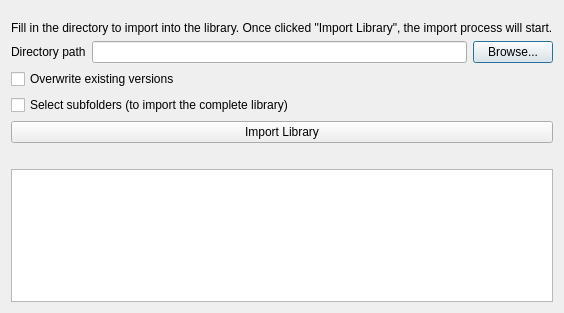
<?xml version="1.0" encoding="UTF-8"?>
<ui version="4.0">
 <class>Dialog</class>
 <widget class="QDialog" name="Dialog">
  <property name="geometry">
   <rect>
    <x>0</x>
    <y>0</y>
    <width>418</width>
    <height>313</height>
   </rect>
  </property>
  <property name="windowTitle">
   <string>The Current Sgtk Environment</string>
  </property>
  <layout class="QVBoxLayout" name="verticalLayout_2">
   <item>
    <spacer name="horizontalSpacer_2">
     <property name="orientation">
      <enum>Qt::Horizontal</enum>
     </property>
     <property name="sizeHint" stdset="0">
      <size>
       <width>40</width>
       <height>10</height>
      </size>
     </property>
    </spacer>
   </item>
   <item>
    <widget class="QLabel" name="label">
     <property name="text">
      <string>Fill in the directory to import into the library. Once clicked &quot;Import Library&quot;, the import process will start.</string>
     </property>
    </widget>
   </item>
   <item>
    <layout class="QGridLayout" name="gridLayout_8">
     <item row="0" column="0">
      <widget class="QLabel" name="directoryLabel">
       <property name="text">
        <string>Directory path</string>
       </property>
      </widget>
     </item>
     <item row="0" column="1">
      <widget class="QLineEdit" name="directoryPath">
       <property name="text">
        <string/>
       </property>
      </widget>
     </item>
     <item row="0" column="2">
      <widget class="QPushButton" name="browseDirectory">
       <property name="text">
        <string>Browse...</string>
       </property>
      </widget>
     </item>
    </layout>
   </item>
   <item>
    <widget class="QCheckBox" name="overwriteExisting">
     <property name="text">
      <string>Overwrite existing versions</string>
     </property>
    </widget>
   </item>
   <item>
    <widget class="QCheckBox" name="importSubfolders">
     <property name="text">
      <string>Select subfolders (to import the complete library)</string>
     </property>
    </widget>
   </item>
   <item>
    <layout class="QGridLayout" name="gridLayout_9">
     <item row="1" column="0">
      <spacer name="horizontalSpacer">
       <property name="orientation">
        <enum>Qt::Horizontal</enum>
       </property>
       <property name="sizeHint" stdset="0">
        <size>
         <width>40</width>
         <height>20</height>
        </size>
       </property>
      </spacer>
     </item>
     <item row="2" column="0">
      <widget class="QTextEdit" name="console">
       <property name="readOnly">
        <bool>true</bool>
       </property>
      </widget>
     </item>
     <item row="0" column="0">
      <widget class="QPushButton" name="executeButton">
       <property name="text">
        <string>Import Library</string>
       </property>
      </widget>
     </item>
    </layout>
   </item>
  </layout>
 </widget>
 <resources>
  <include location="resources.qrc"/>
 </resources>
 <connections/>
</ui>
